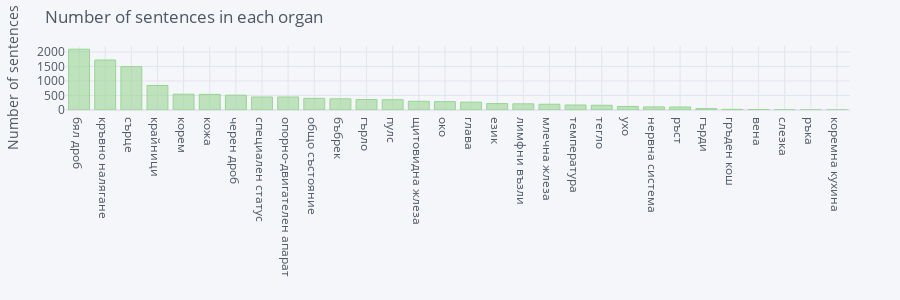

The notebook cell this image was saved under:
### Code cell
#plt.figure(figsize=(16,4))
#df.organ.value_counts().plot(kind='bar');



df['organ'].value_counts().sort_values(ascending=False).iplot(kind='bar', yTitle='Number of sentences', 
                                                                title='Number of sentences in each organ')

### Figure 1 — Plotly figure (JSON) as saved in the notebook; plotly's stock layout.template omitted (floating-point values rounded to 4 significant figures)
{"data": [{"marker": {"color": "rgba(153, 213, 148, 0.6)", "line": {"color": "rgba(153, 213, 148, 1.0)", "width": 1}}, "name": "organ", "orientation": "v", "text": "", "type": "bar", "x": ["бял дроб", "кръвно налягане", "сърце", "крайници", "корем", "кожа", "черен дроб", "специален статус", "опорно-двигателен апарат", "общо състояние", "бъбрек", "гърло", "пулс", "щитовидна жлеза", "око", "глава", "език", "лимфни възли", "млечна жлеза", "температура", "тегло", "ухо", "нервна система", "ръст", "гърди", "гръден кош", "вена", "слезка", "ръка", "коремна кухина"], "y": [2095, 1722, 1496, 845, 544, 540, 511, 449, 449, 400, 386, 361, 355, 300, 289, 271, 222, 213, 197, 172, 163, 122, 106, 104, 47, 23, 14, 4, 2, 1]}], "layout": {"height": 300, "legend": {"bgcolor": "#F5F6F9", "font": {"color": "#4D5663"}}, "margin": {"b": 50, "l": 50, "r": 50, "t": 50}, "paper_bgcolor": "#F5F6F9", "plot_bgcolor": "#F5F6F9", "title": {"font": {"color": "#4D5663"}, "text": "Number of sentences in each organ"}, "xaxis": {"gridcolor": "#E1E5ED", "showgrid": true, "tickfont": {"color": "#4D5663"}, "title": {"font": {"color": "#4D5663"}, "text": ""}, "zerolinecolor": "#E1E5ED"}, "yaxis": {"gridcolor": "#E1E5ED", "showgrid": true, "tickfont": {"color": "#4D5663"}, "title": {"font": {"color": "#4D5663"}, "text": "Number of sentences"}, "zerolinecolor": "#E1E5ED"}}}
